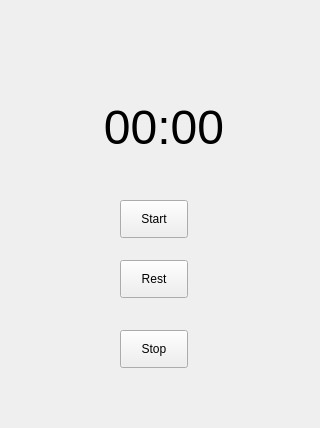
<?xml version="1.0" encoding="UTF-8"?>
<ui version="4.0">
 <class>Widget</class>
 <widget class="QWidget" name="Widget">
  <property name="geometry">
   <rect>
    <x>0</x>
    <y>0</y>
    <width>320</width>
    <height>428</height>
   </rect>
  </property>
  <property name="windowTitle">
   <string>Widget</string>
  </property>
  <widget class="QLabel" name="time_label">
   <property name="enabled">
    <bool>true</bool>
   </property>
   <property name="geometry">
    <rect>
     <x>100</x>
     <y>100</y>
     <width>128</width>
     <height>48</height>
    </rect>
   </property>
   <property name="cursor">
    <cursorShape>CrossCursor</cursorShape>
   </property>
   <property name="text">
    <string notr="true">&lt;html&gt;&lt;head/&gt;&lt;body&gt;&lt;p&gt;&lt;span style=&quot; font-size:36pt;&quot;&gt;00:00&lt;/span&gt;&lt;/p&gt;&lt;/body&gt;&lt;/html&gt;</string>
   </property>
   <property name="textFormat">
    <enum>Qt::TextFormat::AutoText</enum>
   </property>
   <property name="alignment">
    <set>Qt::AlignmentFlag::AlignCenter</set>
   </property>
   <property name="buddy">
    <cstring></cstring>
   </property>
  </widget>
  <widget class="QPushButton" name="start_btn">
   <property name="geometry">
    <rect>
     <x>120</x>
     <y>200</y>
     <width>68</width>
     <height>38</height>
    </rect>
   </property>
   <property name="text">
    <string>Start</string>
   </property>
  </widget>
  <widget class="QPushButton" name="rest_btn">
   <property name="geometry">
    <rect>
     <x>120</x>
     <y>260</y>
     <width>68</width>
     <height>38</height>
    </rect>
   </property>
   <property name="text">
    <string>Rest</string>
   </property>
  </widget>
  <widget class="QPushButton" name="stop_btn">
   <property name="geometry">
    <rect>
     <x>120</x>
     <y>330</y>
     <width>68</width>
     <height>38</height>
    </rect>
   </property>
   <property name="text">
    <string>Stop</string>
   </property>
  </widget>
 </widget>
 <resources/>
 <connections/>
</ui>
